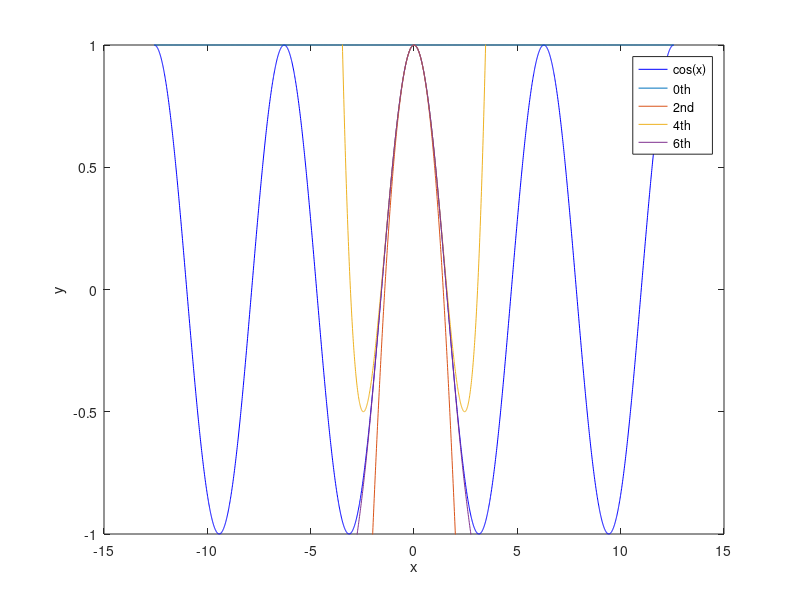

The MATLAB source for this figure:
%This script will demonstrate the usefulness of using the taylor expansion
%to approximate the local shape of a curve. We will look at a simple
%function, y = cos(x), but it may be useful for you to try more complicated
%functions.

%We'll start by making a range of x values at which to evaluate cos(x)

%Make a range of x values and evaluate cos(x). 
x = -4*pi:.01:4*pi;
y = cos(x);

%Now let's evaluate the first handful of orders. 
order_0 = ones(size(x)); %Makes an array of 1s.
order_2 = 1 - x.^2/factorial(2); %Second order expansion
order_4 = order_2 + x.^4/factorial(4); %Fourth order expansion
order_6 = order_4 - x.^6/factorial(6); %Sixth order expansion

%Now we'll plot all of these orders and add a legend. 
plot(x,y,'b-');
hold on
plot(x, order_0);
plot(x, order_2);
plot(x, order_4);
plot(x, order_6);
%Now add a legend so we know what is what. 
legend('cos(x)', '0th', '2nd', '4th', '6th');
xlabel('x');
ylabel('y');
%We'll change the limits of y so it is easier to see. 
ylim([-1 1]);
hold off

%With this, we can see that even the first few expansions are a great
%approximation of the actual behavior. 